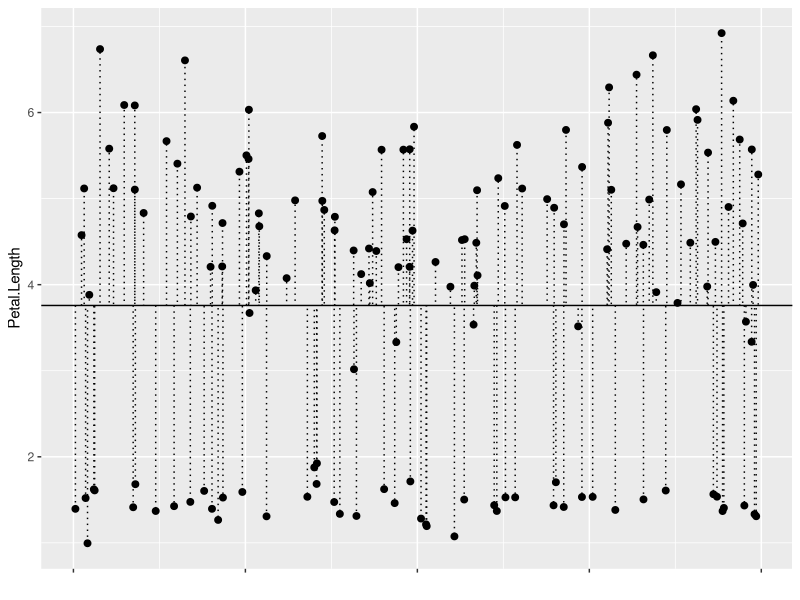

Reproduce this figure in R. (Note: this script raises an error after producing the figure.)

## GOALS ----

# WHY WOULD YOU USE THIS?
# We want to test whether groups vary in their response.

# ANOVA will work well if the mean is a good description of the center of each group's response. 
# ANOVA calculates the mean for each group
# 1. Calculate the mean of all the responses. Let's call this the "grand mean"
# 2. Calculate the mean response of each group. Let's call these the "group means"
# 3. Calculate the difference between each group mean and the grand mean. Square these differences and add them all up. We'll call these the "Group Sum of Squares". Note that this is the numerator of the "Group Variance".
# 4. Calculate the difference between each response and its corresponding group mean. Square these differences and add them all up. We'll call these the "Residual Sum of Squares". Note that this is the numerator of the "Residual Variance". 
# 5. Calculate the "Mean Group Sum of Squares". This is actually the same as the "Between Group Variance". Divide the "Group Sum of Squares" by the "Group DF".
# 6. Calculate the "Mean Residual Sum of Squares". This is actually the same as the "Within Group Variance". Divide the "Residual Sum of Squares" by the "Residual DF".
# 
# ANOVA does this by calculating the

# In this example, groups  
# Possible Analyses: Analysis of Variance (ANOVA), Two-Sample t-test

# WHY IS IT CALLED ANOVA?


## LOAD REQUIRED LIBRARIES ----

library(dplyr)
library(ggplot2)
library(cowplot)

## LOAD DATA
data(iris)
grand.mean_Petal.Length <- mean(iris$Petal.Length)

species.means <- iris %>% group_by(Species) %>% summarise(mean_Petal.Length = mean(Petal.Length)) # get mean response for each factor level

setosa.mean_Petal.Length <- mean(filter(iris, Species == "setosa")$Petal.Length)
versicolor.mean_Petal.Length <- mean(filter(iris, Species == "versicolor")$Petal.Length)
virginica.mean_Petal.Length <- mean(filter(iris, Species == "virginica")$Petal.Length)

iris.new <- left_join(iris, species.means) %>% 
  mutate(grand.mean_Petal.Length = grand.mean_Petal.Length,
         grand.diff_Petal.Length = Petal.Length - grand.mean_Petal.Length,
         mean.diff_Petal.Length = Petal.Length - mean_Petal.Length,
         jitter_x.axis = runif(dim(iris)[1]))

Max_Sum.of.Squares <- sum(iris.new$grand.diff_Petal.Length^2)
Species_Sum.of.Squares <- sum()

# The palette with black:
cbbPalette <- c("#000000", "#E69F00", "#56B4E9", "#009E73", "#F0E442", "#0072B2", "#D55E00", "#CC79A7")

ggplot(iris.new, aes(x = jitter_x.axis, y = Petal.Length)) +
  geom_segment(aes(yend = grand.mean_Petal.Length, xend = jitter_x.axis), linetype = "dotted") +
  geom_jitter(size = 2) + 
  geom_hline(yintercept = grand.mean_Petal.Length) +
  xlab("") + scale_x_continuous(labels = NULL)

ggplot(iris, aes(y = Petal.Length, x = jitter_x.axis, group = Species, color = Species)) + 
  geom_jitter(size = 2) +
  geom_hline(yintercept = setosa.mean_Petal.Length, color = "red") +
  geom_hline(yintercept = versicolor.mean_Petal.Length, color = "green") +
  geom_hline(yintercept = virginica.mean_Petal.Length, color = "blue") +
  xlab("") + scale_x_continuous(labels = NULL)


anova(lm(Petal.Length ~ Species, iris))

## SET PARAMETERS ----

n <- 100 # sample size
y <- rnorm(n) # generate random responses from a normal distribution
groups <- LETTERS[1:2] # number of groups
x <- as.factor(rep_len(groups, n)) # factor variable

stdev <- 0.05
x.jitter <- as.numeric(x) + rnorm(n, sd = stdev)
df <- data.frame(y, x, x.jitter) # create data frame


group.means <- df %>% group_by(x) %>% summarise(y.mean = mean(y)) # get mean response for each factor level
grand.mean <- mean(y)

## come up with a visualization where the colors designate groups all within the same set of points. See if that is helpful.

variance_betweengroups <- ggplot(group.means, aes(x = x, y = y.mean)) + 
  geom_point(color = "red") + 
  geom_hline(yintercept = grand.mean, linetype = "dotted") +
  geom_segment(aes(yend = y.mean, y = grand.mean, xend = x, x = x), color = "red") +
  scale_y_continuous(limits = range(y)) + 
  ylab("y")

variance_withingroups <- ggplot(df, aes(x = x.jitter, y = y)) + 
  geom_point() + 
  geom_linerange(aes(ymin = y.mean, ymax = y)) +
  geom_errorbarh(aes(xmin = as.numeric(x) - stdev*3, 
                     xmax = as.numeric(x) + stdev*3, 
                     y = y.mean),
                 height = 0,
                 color = "red",
                 linetype = "solid") +
  scale_x_continuous(name = "x", breaks = c(1,2), labels = c("A","B"), limits = c(0.5,2.5)) 

plot_grid(variance_betweengroups, variance_withingroups)
  
df.full <- left_join(df, group.means) %>% 
  mutate(grand.mean = grand.mean, 
         resid.mean = y.mean - grand.mean, 
         squares.mean = resid.mean^2, 
         resid = y - y.mean, 
         squares.resid = resid^2)

## ANOVA with R ----

anova(lm(y~x))


## ANOVA manually ----

group.DF <- length(groups) - 1
resid.DF <- n - group.DF - 1

group.Sum_Squares <- sum(df.full$squares.mean)
resid.Sum_Squares <- sum(df.full$squares.resid)

group.Mean_Squares <- group.Sum_Squares/group.DF
resid.Mean_Squares <- resid.Sum_Squares/resid.DF

F_ratio <- group.Mean_Squares/resid.Mean_Squares
P_value <- 1 - pf(q = F_ratio, df1 = group.DF, df2 = resid.DF)
